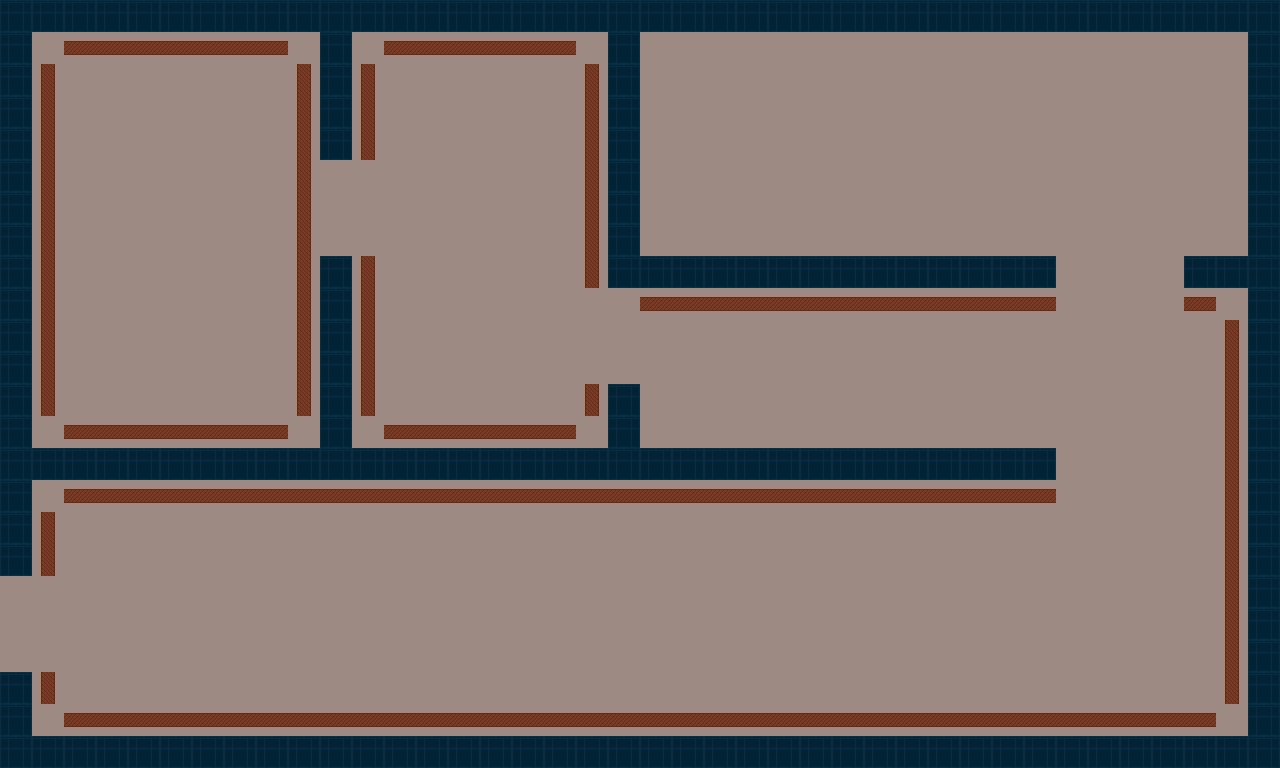

Below is a game level as drawn by its tile map, then a one-line description and the .tmx that defines it (tile-layer data replaced by summaries):
An orthogonal 40x24 tile map with 32x32 px tiles, 1 tile layer (Tile Layer 1) and 13 objects.

<map version="1.0" orientation="orthogonal" width="40" height="24" tilewidth="32" tileheight="32">
 <tileset firstgid="1" name="tiles" tilewidth="32" tileheight="32">
  <image source="tiles.png" width="512" height="32" />
 </tileset>
 <layer name="Tile Layer 1" width="40" height="24">
  <data>[960 cells, 960 non-empty, 4 distinct tile ids]</data>
 </layer>
 <objectgroup name="collision" width="40" height="24">
  <object x="318" y="32" width="36" height="128" />
  <object x="320" y="256" width="32" height="193" />
  <object x="-1" y="0" width="1280" height="30" />
  <object x="-1" y="33" width="33" height="540" />
  <object x="-2" y="449" width="1057" height="30" />
  <object x="608" y="33" width="34" height="256" />
  <object x="606" y="382" width="33" height="74" />
  <object x="-1" y="736" width="1281" height="34" />
  <object x="1248" y="35" width="30" height="700" />
  <object x="1" y="671" width="33" height="67" />
  <object x="639" y="259" width="415" height="30" />
  <object x="1184" y="253" width="66" height="35" />
  <object x="0" y="575" width="8" height="96" />
 </objectgroup>
</map>
